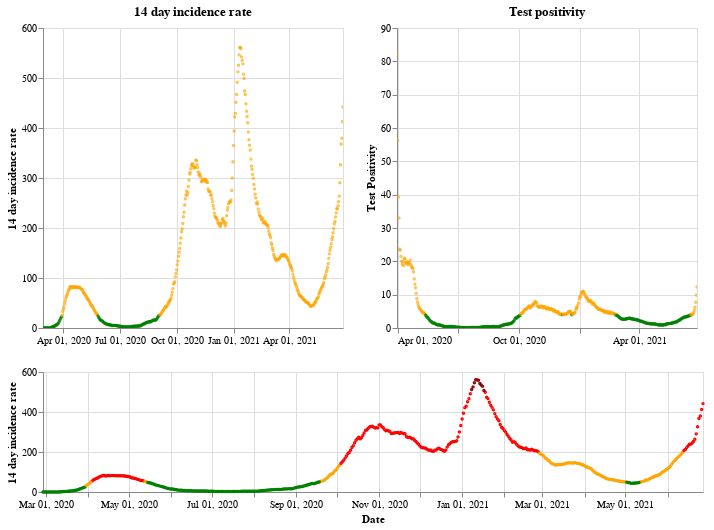

The cell this chart's notebook holds for it:
### Markdown cell above
## Scotland

### Code cell
plot_traffic_light('Scotland')

### Figure 1 — Vega-Lite specification as saved in the notebook (floating-point values rounded to 4 significant figures; data arrays with more than 128 entries replaced by an {"elided": "..."} marker saying what was removed)
{"config": {"view": {"continuousWidth": 400, "continuousHeight": 300}}, "vconcat": [{"hconcat": [{"mark": {"type": "point", "size": 2}, "encoding": {"color": {"condition": {"value": "green", "test": "(datum.twoWeeklyCasesRate <= 25)"}, "value": "orange"}, "tooltip": [{"type": "nominal", "field": "areaName"}, {"type": "temporal", "field": "date"}, {"type": "quantitative", "field": "twoWeeklyCasesRate"}, {"type": "quantitative", "field": "testPositivity"}], "x": {"type": "temporal", "axis": {"title": ""}, "field": "date", "scale": {"domain": {"selection": "DateBrush"}}, "timeUnit": "yearmonthdate"}, "y": {"type": "quantitative", "axis": {"title": "14 day incidence rate"}, "field": "twoWeeklyCasesRate"}}, "title": "14 day incidence rate", "width": 300}, {"mark": {"type": "point", "size": 2}, "encoding": {"color": {"condition": {"value": "green", "test": "(datum.testPositivity <= 4)"}, "value": "orange"}, "tooltip": [{"type": "nominal", "field": "areaName"}, {"type": "temporal", "field": "date"}, {"type": "quantitative", "field": "twoWeeklyCasesRate"}, {"type": "quantitative", "field": "testPositivity"}], "x": {"type": "temporal", "axis": {"title": ""}, "field": "date", "scale": {"domain": {"selection": "DateBrush"}}, "timeUnit": "yearmonthdate"}, "y": {"type": "quantitative", "axis": {"title": "Test Positivity"}, "field": "testPositivity"}}, "title": "Test positivity", "width": 300}]}, {"layer": [{"mark": {"type": "point", "size": 2}, "encoding": {"color": {"condition": {"value": "orange", "test": "(((datum.testPositivity < 4) && (datum.twoWeeklyCasesRate >= 50)) && (datum.twoWeeklyCasesRate < 200))"}, "value": "red"}, "opacity": {"condition": {"value": 1, "test": "((datum.twoWeeklyCasesRate >= 50) && (datum.twoWeeklyCasesRate < 500))"}, "value": 0}, "tooltip": [{"type": "nominal", "field": "areaName"}, {"type": "temporal", "field": "date"}, {"type": "quantitative", "field": "twoWeeklyCasesRate"}, {"type": "quantitative", "field": "testPositivity"}], "x": {"type": "temporal", "axis": {"title": "Date"}, "field": "date", "timeUnit": "yearmonthdate"}, "y": {"type": "quantitative", "axis": {"title": "14 day incidence rate"}, "field": "twoWeeklyCasesRate"}}, "selection": {"DateBrush": {"type": "interval", "encodings": ["x"], "fields": ["Time"]}}}, {"mark": {"type": "point", "size": 2}, "encoding": {"color": {"value": "darkred"}, "opacity": {"condition": {"value": 1, "test": "(datum.twoWeeklyCasesRate >= 500)"}, "value": 0}, "tooltip": [{"type": "nominal", "field": "areaName"}, {"type": "temporal", "field": "date"}, {"type": "quantitative", "field": "twoWeeklyCasesRate"}, {"type": "quantitative", "field": "testPositivity"}], "x": {"type": "temporal", "axis": {"title": "Date"}, "field": "date", "timeUnit": "yearmonthdate"}, "y": {"type": "quantitative", "axis": {"title": "14 day incidence rate"}, "field": "twoWeeklyCasesRate"}}}, {"mark": {"type": "point", "size": 2}, "encoding": {"color": {"condition": {"value": "green", "test": "((datum.testPositivity < 4) && (datum.twoWeeklyCasesRate < 50))"}, "value": "orange"}, "opacity": {"condition": {"value": 1, "test": "(datum.twoWeeklyCasesRate < 50)"}, "value": 0}, "tooltip": [{"type": "nominal", "field": "areaName"}, {"type": "temporal", "field": "date"}, {"type": "quantitative", "field": "twoWeeklyCasesRate"}, {"type": "quantitative", "field": "testPositivity"}], "x": {"type": "temporal", "axis": {"title": "Date"}, "field": "date", "timeUnit": "yearmonthdate"}, "y": {"type": "quantitative", "axis": {"title": "14 day incidence rate"}, "field": "twoWeeklyCasesRate"}}}], "height": 120, "width": 660}], "data": {"name": "data-4ccb83c04154b3d0451e38781dc9fe2c"}, "$schema": "https://vega.github.io/schema/vega-lite/v4.8.1.json", "datasets": {"data-4ccb83c04154b3d0451e38781dc9fe2c": {"elided": "486 records"}}}
